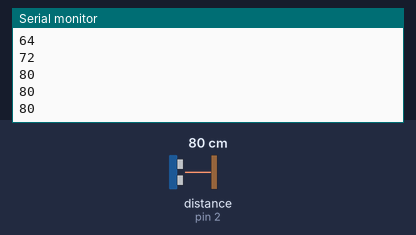
The sketch below on a simulated Arduino Uno, built with avr-gcc and run on an emulated ATmega328P. Shown: the last lines printed to the serial monitor. Wiring (inferred from the names in the program): ultrasonic range finder: trigger pin 3; echo pin 2. The inputs (shaded band) are chosen by the test bench; at power-on: distance to the obstacle (sensor on pin 2) 80 cm. The echo pulse lasts 58.3 µs per cm.

Above: at 1.2 s.
1.3 s: distance to the obstacle (sensor on pin 2) set to 2 cm
At 1.48 s:
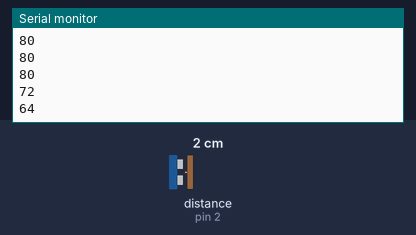
2.8 s: distance to the obstacle (sensor on pin 2) set to 4 cm
At 2.89 s:
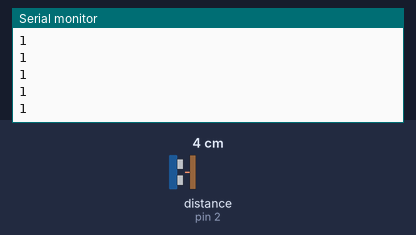
Timing chart, 0 to 5.8 s (numbered marks = the images above; inputs shaded):
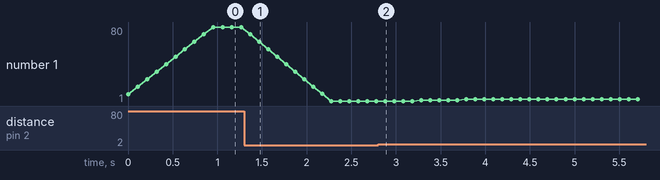

Measured:
- plotted number 1: 80 → 1 after the input at 1.3 s, 1 → 3 after the input at 2.8 s

The sketch:

srf05-distance-sensor-cm.ino
```cpp
// (licence header left out)
//Average  to make more reliable
const int numOfReadings = 10;                   // number of readings to take/ items in the array
int readings[numOfReadings];                    // stores the distance readings in an array
int arrayIndex = 0;                             // arrayIndex of the current item in the array
int total = 0;                                  // stores the cumlative total
int averageDistance = 0;                        // stores the average value

// setup pins and variables for SRF05 sonar device

int echoPin = 2;                                // SRF05 echo pin (digital 2)
int initPin = 3;                                // SRF05 trigger pin (digital 3)
unsigned long pulseTime = 0;                    // stores the pulse in Micro Seconds
unsigned long distance = 0;                     // variable for storing the distance (cm)

//setup

void setup() {

  pinMode(initPin, OUTPUT);                     // set init pin 3 as output
  pinMode(echoPin, INPUT);                      // set echo pin 2 as input

  // create array loop to iterate over every item in the array

 for (int thisReading = 0; thisReading < numOfReadings; thisReading++) {
	readings[thisReading] = 0;
 }
 // initialize the serial port, lets you view the
 // distances being pinged if connected to computer
     Serial.begin(9600);
 }

// execute
void loop() {
	digitalWrite(initPin, HIGH);                    // send 10 microsecond pulse
	delayMicroseconds(10);                  // wait 10 microseconds before turning off
	digitalWrite(initPin, LOW);                     // stop sending the pulse
	pulseTime = pulseIn(echoPin, HIGH);             // Look for a return pulse, it should be high as the pulse goes low-high-low
	distance = pulseTime/58;                        // Distance = pulse time / 58 to convert to cm.
	total= total - readings[arrayIndex];           // subtract the last distance
	readings[arrayIndex] = distance;                // add distance reading to array
	total= total + readings[arrayIndex];            // add the reading to the total
	arrayIndex = arrayIndex + 1;                    // go to the next item in the array
	// At the end of the array (10 items) then start again
	if (arrayIndex >= numOfReadings)  {
	    arrayIndex = 0;
	}

	averageDistance = total / numOfReadings;      // calculate the average distance

	// if the distance is less than 255cm then do something (music,leds,etc)
	if (averageDistance < 255) {
	    //do something
	}

	Serial.println(averageDistance, DEC);         // print out the average distance to the debugger
	delay(100);                                   // wait 100 milli seconds before looping again

}
```
